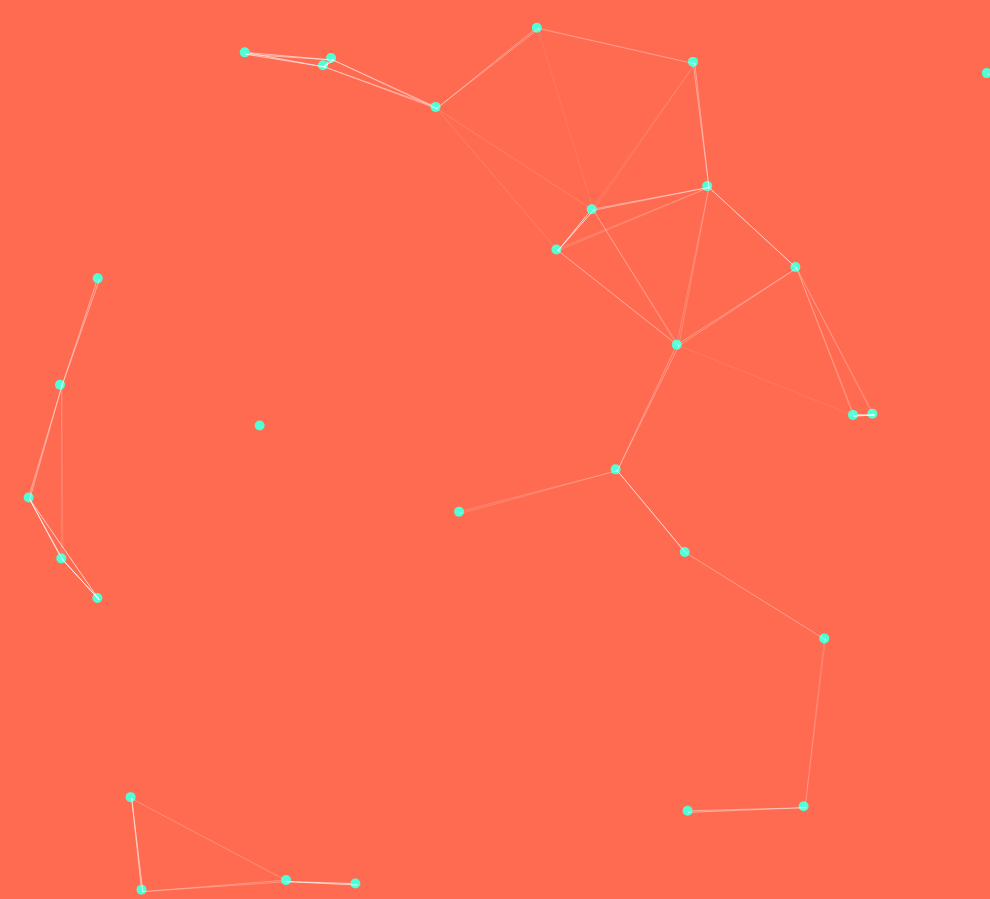
Frame 1 (no input)
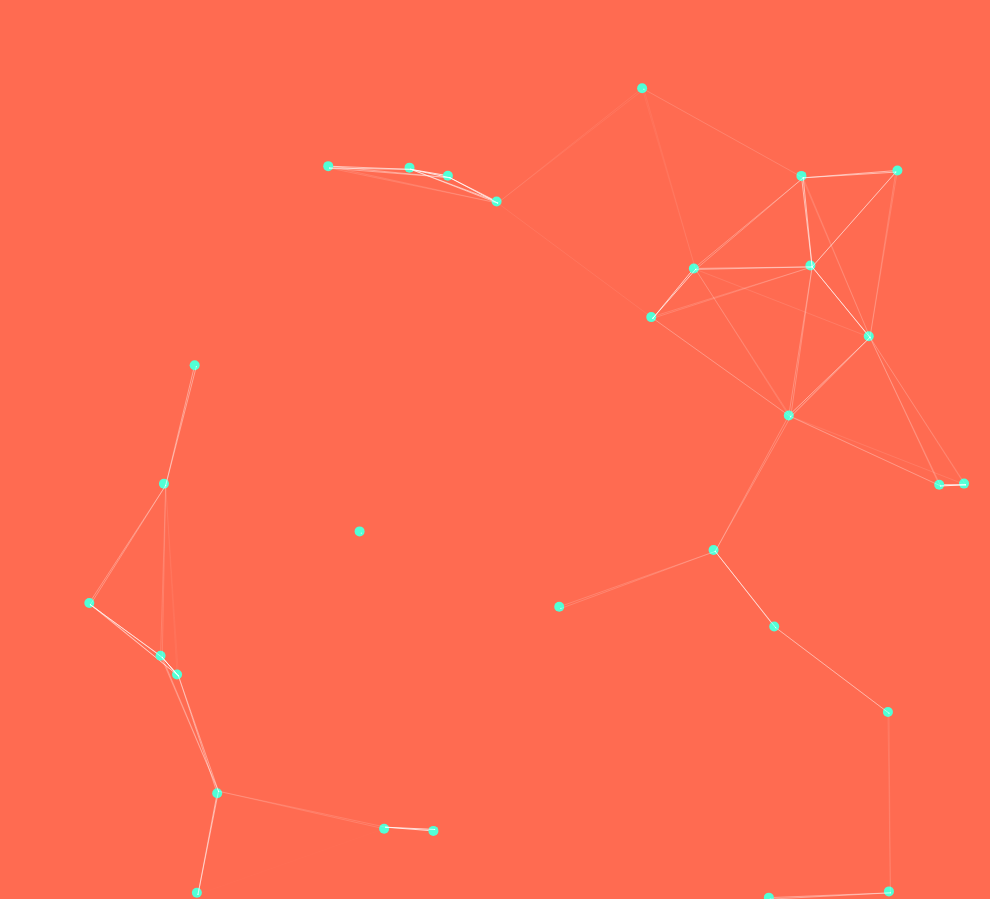
Frame 60 (no input)
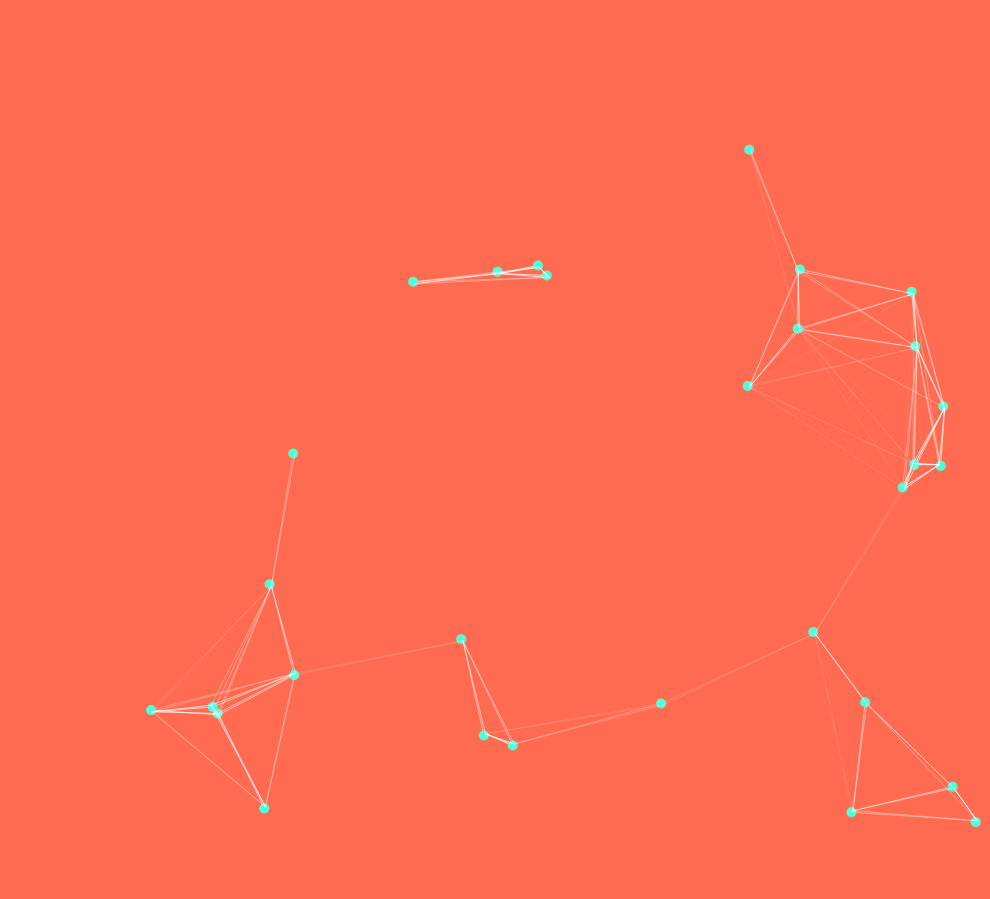
Frame 120 (the mouse pressed at the canvas centre since frame 60)

The p5.js sketch that drew these frames (run headless with seeded random() and noise() and a simulated clock; from frame 60 on, the mouse is pressed at the canvas centre):

// p5.js sketch
// ── sketch.js
var ball;
var bArr;

function setup() {
    // put setup code here
    createCanvas(990, 899);
    //    ball = new Ball();
    bArr = [];
    for (var i = 0; i < 30; i++) {
        bArr.push(new Ball());
    }
}

function draw() {
    // put drawing code here 
    background(255, 107, 81);
    //    ball.display();
    //        ball.moveIt();
    for (var i = 0; i < bArr.length; i++) {
        bArr[i].display();
        bArr[i].moveIt();
        for (var j = 0; j < bArr.length; j++) {
            bArr[i].lineO(bArr[j]);
            if (bArr[i].collide(bArr[j]) == true) {
                bArr[i].rvs();
                bArr[i].moveIt();
                bArr[j].rvs();
                bArr[j].moveIt();
            }

        }
    }
}

function Ball() {
    this.x = random(width);
    this.y = random(height);
    this.diam = 10;
    this.xVelo = random(1, 2);
    this.yVelo = random(1, 2);
    this.r;
    this.g;
    this.b;
    this.display = function() {
        noStroke();
        fill(81, 255, 214);
        ellipse(this.x, this.y, this.diam);
    }

    this.moveIt = function() {
        if (this.x > width || this.x < 0) {
            this.xVelo = this.xVelo * (-1);
        }
        if (this.y > height || this.y < 0) {
            this.yVelo = this.yVelo * (-1);
        }
        this.x += this.xVelo;
        this.y += this.yVelo;
    }

    this.collide = function(other) {
        var rad = dist(this.x, this.y, other.x, other.y);
        if (rad < this.diam / 2 + other.diam / 2) {
            return true;
        } else {
            return false;
        }
    }

    this.rvs = function() {
        this.xVelo = -this.xVelo;
        this.yVelo = -this.yVelo;
    }
    this.lineO = function(other) {
        var distO = dist(this.x, this.y, other.x, other.y);
        var trans = map(distO, 0, 200, 255, 0);
        stroke(255, trans);
        line(this.x, this.y, other.x, other.y);
    }
}
